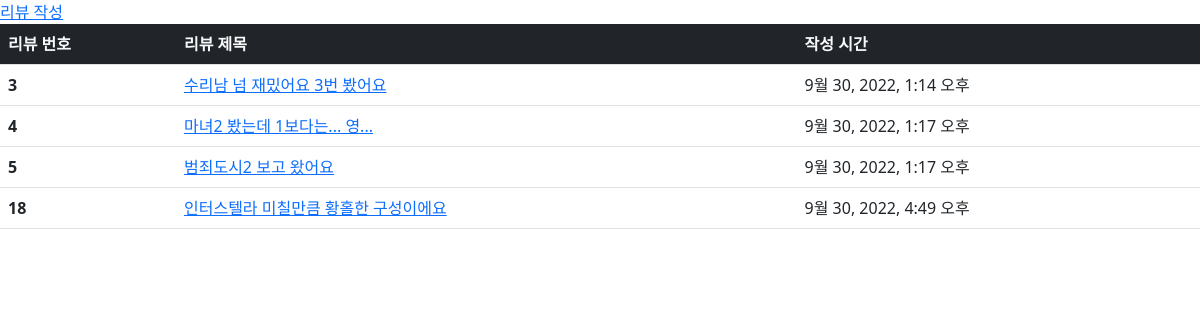
The page / on the database its author committed.
### board/models.py (models this page shows)
class Review(models.Model):
    title = models.CharField(max_length=80)
    content = models.TextField()
    created_at = models.DateTimeField(auto_now_add=True)
    updated_at = models.DateTimeField(auto_now=True)

### board/views.py (the view)
# urls.py: path("", views.index, name="index"),
def index(request):
    review = Review.objects.all()
    context = {
        "review": review,
    }
    return render(request, "board/index.html", context)

### board/templates/board/index.html
{% extends 'base.html' %}
{% block content %}
<a href="{% url 'board:new'%}">리뷰 작성</a>
<form action="">
  <table class="table">
    <thead>
      <tr class="bg-dark text-light">
        <th scope="col">리뷰 번호</th>
        <th scope="col">리뷰 제목</th>
        <th scope="col">작성 시간</th>
      </tr>
    </thead>
    <tbody>
      {% for review_ in review %}
      <tr>
        <th scope="row">{{review_.id}}</th>
        <td><a href="{% url 'board:detail' review_.id %}">{{review_.title}}</a></td>
        <td>{{review_.created_at}}</td>
      </tr>
      {% endfor %}
    </tbody>
  </table>
</form>
{% endblock %}

### templates/base.html (shortened to what this page needs)
<!DOCTYPE html>
<html lang="en">
<head>
  <link href="https://cdn.jsdelivr.net/npm/bootstrap@5.2.0/dist/css/bootstrap.min.css" rel="stylesheet"
>
</head>
<body>
  {% block content %}
  {% endblock %}
</body>
</html>

### rows shown on the page
Review: id "3", title "수리남 넘 재밌어요 3번 봤어요", created_at "9월 30, 2022, 1:14 오후"
Review: id "4", title "마녀2 봤는데 1보다는... 영...", created_at "9월 30, 2022, 1:17 오후"
Review: id "5", title "범죄도시2 보고 왔어요", created_at "9월 30, 2022, 1:17 오후"
Review: id "18", title "인터스텔라 미칠만큼 황홀한 구성이에요", created_at "9월 30, 2022, 4:49 오후"
